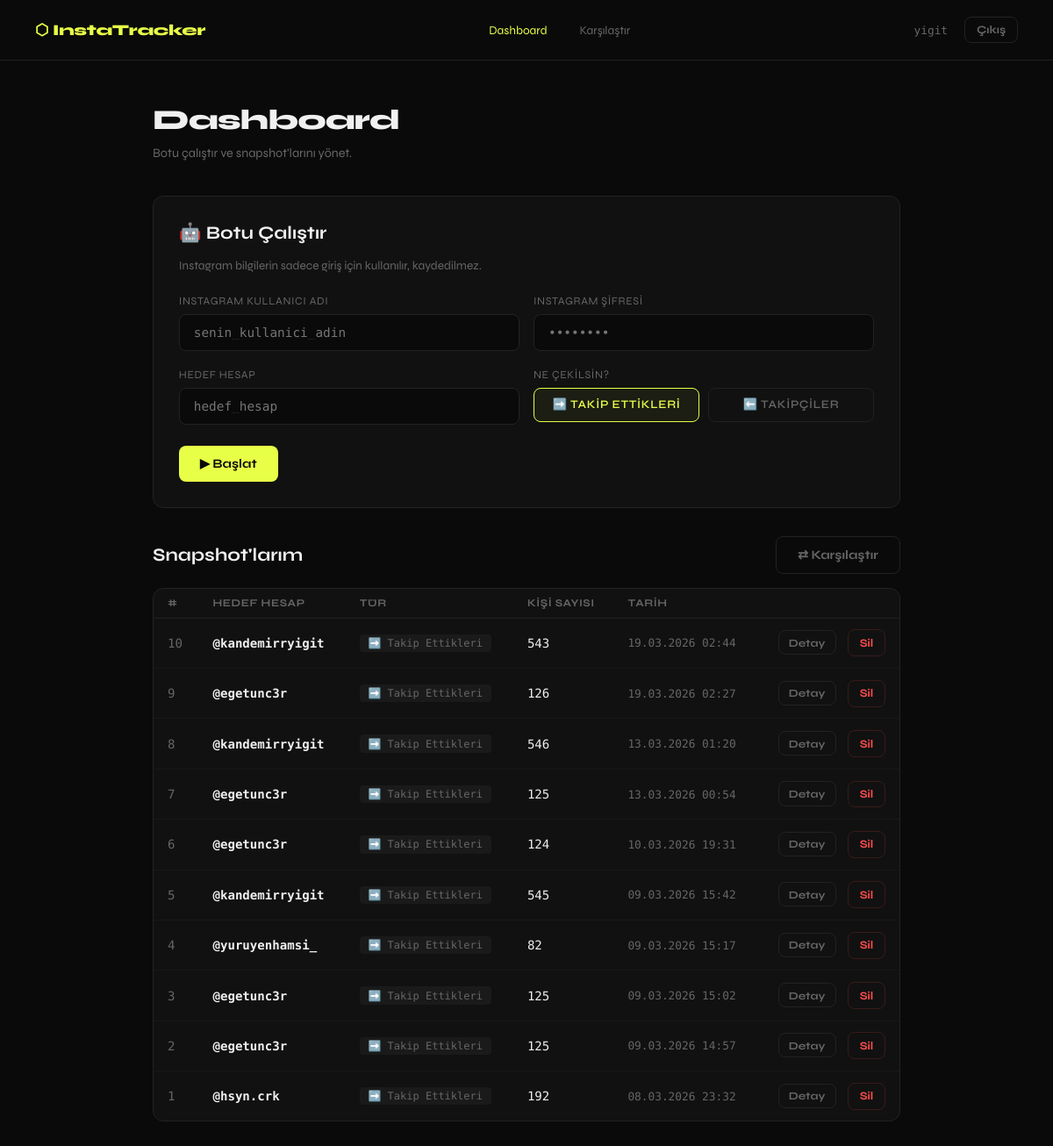
The app's page /dashboard (signed in) with its own data.
### models.py (models this page shows, shortened)
class User(UserMixin, db.Model):
    __tablename__ = "users"
    id = db.Column(db.Integer, primary_key=True)
    username = db.Column(db.String(80), unique=True, nullable=False)
    email = db.Column(db.String(120), unique=True, nullable=False)
    password_hash = db.Column(db.String(256), nullable=False)
    created_at = db.Column(db.DateTime, default=now_tr)
    snapshots = db.relationship("Snapshot", backref="owner", lazy=True, cascade="all, delete-orphan")

class Snapshot(db.Model):
    __tablename__ = "snapshots"
    id = db.Column(db.Integer, primary_key=True)
    user_id = db.Column(db.Integer, db.ForeignKey("users.id"), nullable=False)
    target_instagram = db.Column(db.String(100), nullable=False)
    scrape_type = db.Column(db.String(20), nullable=False, default="following")
    taken_at = db.Column(db.DateTime, default=now_tr)
    followers = db.relationship("Follower", backref="snapshot", lazy=True, cascade="all, delete-orphan")
    def follower_count(self):
        return len(self.followers)
    def type_label(self):
        return "Takip Ettikleri" if self.scrape_type == "following" else "Takipçiler"
    def type_emoji(self):
        return "➡️" if self.scrape_type == "following" else "⬅️"

### app.py (the view)
@app.route("/dashboard")
@login_required
def dashboard():
    snapshots = (
        Snapshot.query
        .filter_by(user_id=current_user.id)
        .order_by(Snapshot.taken_at.desc())
        .all()
    )
    return render_template("dashboard.html", snapshots=snapshots)

### app.py (called while the page is built)
@login_manager.user_loader
def load_user(user_id):
    return User.query.get(int(user_id))

### templates/dashboard.html (shortened to what this page needs)
{% extends "base.html" %}
{% block content %}
<div class="flex-between" style="margin-bottom:0.3rem">
    <h1>Dashboard</h1>
</div>
<p class="subtitle">Botu çalıştır ve snapshot'larını yönet.</p>
<div class="card">
    <h2>🤖 Botu Çalıştır</h2>
    <p style="color:var(--muted);font-size:0.85rem;margin-bottom:1.5rem;">
        Instagram bilgilerin sadece giriş için kullanılır, kaydedilmez.
    </p>
    <form method="POST" action="{{ url_for('run_bot') }}">
        <div style="display:grid;grid-template-columns:1fr 1fr;gap:1rem;">
            <div class="form-group">
                <label>Instagram Kullanıcı Adı</label>
                <input type="text" name="ig_username" placeholder="senin_kullanici_adin" required>
            </div>
            <div class="form-group">
                <label>Instagram Şifresi</label>
                <input type="password" name="ig_password" placeholder="••••••••" required>
            </div>
        </div>
        <div style="display:grid;grid-template-columns:1fr 1fr;gap:1rem;">
            <div class="form-group">
                <label>Hedef Hesap</label>
                <input type="text" name="looking_account" placeholder="hedef_hesap" required>
            </div>
            <div class="form-group">
                <label>Ne Çekilsin?</label>
                <div style="display:grid;grid-template-columns:1fr 1fr;gap:0.6rem;margin-top:0.2rem;">
                    <label class="type-option" id="opt-following">
                        <span>➡️ Takip Ettikleri</span>
                    </label>
                    <label class="type-option" id="opt-followers">
                        <span>⬅️ Takipçiler</span>
                    </label>
                </div>
            </div>
        </div>
        <button type="submit" class="btn btn-primary">▶ Başlat</button>
    </form>
</div>
<div class="flex-between" style="margin:2rem 0 1rem">
    <h2 style="margin:0">Snapshot'larım</h2>
    {% if snapshots|length >= 2 %}
    <a href="{{ url_for('compare') }}" class="btn btn-ghost">⇄ Karşılaştır</a>
    {% endif %}
</div>
{% if snapshots %}
<div class="card" style="padding:0">
    <div class="table-wrap">
        <table>
            <thead>
                <tr>
                    <th>#</th>
                    <th>Hedef Hesap</th>
                    <th>Tür</th>
                    <th>Kişi Sayısı</th>
                    <th>Tarih</th>
                    <th></th>
                </tr>
            </thead>
            <tbody>
                {% for s in snapshots %}
                <tr>
                    <td class="text-muted">{{ s.id }}</td>
                    <td><strong>@{{ s.target_instagram }}</strong></td>
                    <td>
                        <span class="tag" style="background:#1a1a1a;color:var(--muted)">
                            {{ s.type_emoji() }} {{ s.type_label() }}
                        </span>
                    </td>
                    <td>{{ s.follower_count() }}</td>
                    <td class="mono text-muted" style="font-size:0.8rem;">{{ s.taken_at.strftime('%d.%m.%Y %H:%M') }}</td>
                    <td style="text-align:right;">
                        <a href="{{ url_for('snapshot_detail', snapshot_id=s.id) }}" class="btn btn-ghost" style="padding:0.35rem 0.7rem;font-size:0.78rem;margin-right:0.3rem;">Detay</a>
                        <form method="POST" action="{{ url_for('delete_snapshot', snapshot_id=s.id) }}" style="display:inline" onsubmit="return confirm('Bu snapshot silinsin mi?')">
                            <button type="submit" class="btn btn-danger">Sil</button>
                        </form>
                    </td>
                </tr>
                {% endfor %}
            </tbody>
        </table>
    </div>
</div>
{% else %}
<div class="card empty">
    <p>Henüz hiç snapshot yok.</p>
    <p style="font-size:0.82rem;margin-top:0.5rem;">Botu çalıştırarak ilk kaydı oluştur.</p>
</div>
{% endif %}
{% endblock %}

### templates/base.html (shortened to what this page needs)
<!DOCTYPE html>
<html lang="tr">
<head>
</head>
<body>
{% if current_user.is_authenticated %}
<nav>
    <a class="nav-logo" href="{{ url_for('dashboard') }}">⬡ InstaTracker</a>
    <div class="nav-links">
        <a href="{{ url_for('dashboard') }}" {% if request.endpoint == 'dashboard' %}class="active"{% endif %}>Dashboard</a>
        <a href="{{ url_for('compare') }}" {% if request.endpoint == 'compare' %}class="active"{% endif %}>Karşılaştır</a>
    </div>
    <div class="flex" style="gap:1.2rem">
        <span class="nav-user">{{ current_user.username }}</span>
        <a href="{{ url_for('auth_logout') }}" class="btn btn-ghost" style="padding:0.35rem 0.8rem;font-size:0.8rem;">Çıkış</a>
    </div>
</nav>
{% endif %}
<main>
    {% block content %}{% endblock %}
</main>
</body>
</html>

### templates/base.html (style rules this page uses)
*, *::before, *::after { box-sizing: border-box; margin: 0; padding: 0; }
:root { --bg: #0a0a0a; --surface: #111111; --border: #222222; --accent: #e8ff47; --accent-dim: #b8cc30; --text: #f0f0f0; --muted: #666; --danger: #ff4d4d; --success: #47ff8a; }
body { background: var(--bg); color: var(--text); font-family: 'Syne', sans-serif; min-height: 100vh; }
nav { display: flex; align-items: center; justify-content: space-between; padding: 1.2rem 2.5rem; border-bottom: 1px solid var(--border); position: sticky; top: 0; background: var(--bg); z-index: 100; }
.nav-logo { font-size: 1.1rem; font-weight: 800; letter-spacing: -0.02em; color: var(--accent); text-decoration: none; }
.nav-links { display: flex; gap: 0.5rem; align-items: center; }
.nav-links a { color: var(--muted); text-decoration: none; font-size: 0.85rem; padding: 0.4rem 0.9rem; border-radius: 6px; transition: color 0.2s, background 0.2s; }
.nav-links a.active { color: var(--accent); }
.nav-user { font-size: 0.8rem; color: var(--muted); font-family: 'DM Mono', monospace; }
main { max-width: 900px; margin: 0 auto; padding: 3rem 1.5rem; }
h1 { font-size: 2rem; font-weight: 800; letter-spacing: -0.03em; margin-bottom: 0.3rem; }
h2 { font-size: 1.3rem; font-weight: 700; margin-bottom: 1rem; }
.subtitle { color: var(--muted); font-size: 0.9rem; margin-bottom: 2.5rem; }
.card { background: var(--surface); border: 1px solid var(--border); border-radius: 12px; padding: 1.8rem; margin-bottom: 1.2rem; }
.form-group { margin-bottom: 1.2rem; }
label { display: block; font-size: 0.78rem; color: var(--muted); margin-bottom: 0.5rem; letter-spacing: 0.05em; text-transform: uppercase; }
input[type="text"], input[type="email"], input[type="password"], select { width: 100%; background: var(--bg); border: 1px solid var(--border); color: var(--text); padding: 0.75rem 1rem; border-radius: 8px; font-family: 'DM Mono', monospace; font-size: 0.9rem; transition: border-color 0.2s; outline: none; }
.btn { display: inline-flex; align-items: center; gap: 0.5rem; padding: 0.75rem 1.5rem; border-radius: 8px; font-family: 'Syne', sans-serif; font-weight: 700; font-size: 0.9rem; cursor: pointer; border: none; text-decoration: none; transition: opacity 0.2s, transform 0.1s; }
.btn-primary { background: var(--accent); color: #0a0a0a; }
.btn-ghost { background: transparent; color: var(--muted); border: 1px solid var(--border); }
.btn-danger { background: transparent; color: var(--danger); border: 1px solid #3a1a1a; font-size: 0.8rem; padding: 0.4rem 0.8rem; }
.table-wrap { overflow-x: auto; }
table { width: 100%; border-collapse: collapse; font-size: 0.88rem; }
th { text-align: left; padding: 0.6rem 1rem; color: var(--muted); font-size: 0.75rem; text-transform: uppercase; letter-spacing: 0.05em; border-bottom: 1px solid var(--border); }
td { padding: 0.8rem 1rem; border-bottom: 1px solid #181818; font-family: 'DM Mono', monospace; }
tr:last-child td { border-bottom: none; }
.tag { display: inline-block; padding: 0.2rem 0.6rem; border-radius: 4px; font-size: 0.75rem; font-family: 'DM Mono', monospace; font-weight: 500; }
.mono { font-family: 'DM Mono', monospace; }
.text-muted { color: var(--muted); }
.flex { display: flex; align-items: center; gap: 1rem; }
.flex-between { display: flex; align-items: center; justify-content: space-between; }

### templates/dashboard.html (style rules this page uses)
.type-option { display: flex; align-items: center; justify-content: center; padding: 0.65rem 0.8rem; border: 1px solid var(--border); border-radius: 8px; cursor: pointer; font-size: 0.82rem; font-weight: 600; color: var(--muted); transition: all 0.15s; user-select: none; text-align: center; }
.type-option.selected { border-color: var(--accent); color: var(--accent); background: rgba(232,255,71,0.05); }

### records on screen
User: username "yigit"
Snapshot: id "10", target_instagram "kandemirryigit", type_emoji "➡️", type_label "Takip Ettikleri", follower_count "543", taken_at "19.03.2026 02:44"
Snapshot: id "9", target_instagram "egetunc3r", type_emoji "➡️", type_label "Takip Ettikleri", follower_count "126", taken_at "19.03.2026 02:27"
Snapshot: id "8", target_instagram "kandemirryigit", type_emoji "➡️", type_label "Takip Ettikleri", follower_count "546", taken_at "13.03.2026 01:20"
Snapshot: id "7", target_instagram "egetunc3r", type_emoji "➡️", type_label "Takip Ettikleri", follower_count "125", taken_at "13.03.2026 00:54"
Snapshot: id "6", target_instagram "egetunc3r", type_emoji "➡️", type_label "Takip Ettikleri", follower_count "124", taken_at "10.03.2026 19:31"
Snapshot: id "5", target_instagram "kandemirryigit", type_emoji "➡️", type_label "Takip Ettikleri", follower_count "545", taken_at "09.03.2026 15:42"
Snapshot: id "4", target_instagram "yuruyenhamsi_", type_emoji "➡️", type_label "Takip Ettikleri", follower_count "82", taken_at "09.03.2026 15:17"
Snapshot: id "3", target_instagram "egetunc3r", type_emoji "➡️", type_label "Takip Ettikleri", follower_count "125", taken_at "09.03.2026 15:02"
Snapshot: id "2", target_instagram "egetunc3r", type_emoji "➡️", type_label "Takip Ettikleri", follower_count "125", taken_at "09.03.2026 14:57"
Snapshot: id "1", target_instagram "hsyn.crk", type_emoji "➡️", type_label "Takip Ettikleri", follower_count "192", taken_at "08.03.2026 23:32"
